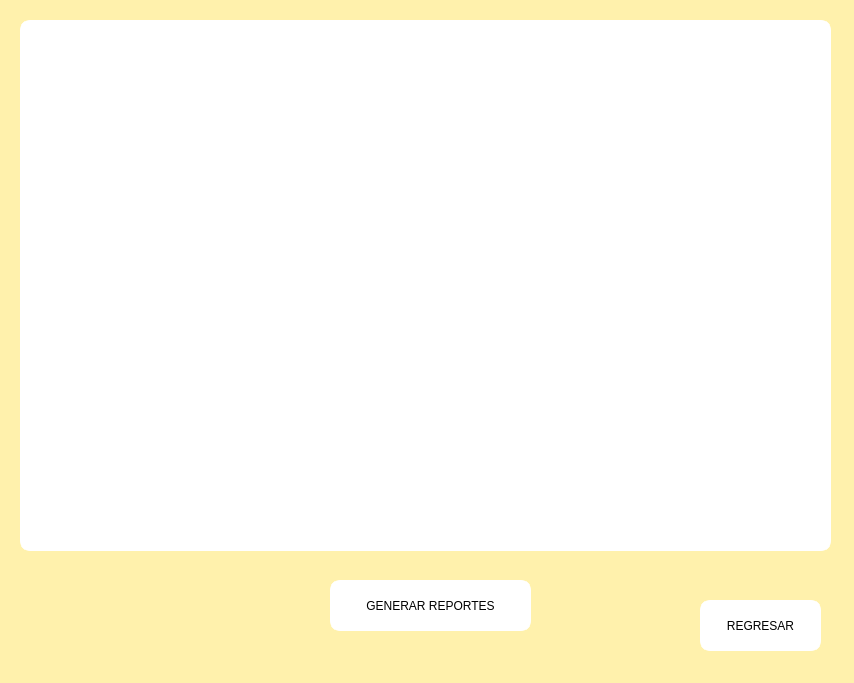
<?xml version="1.0" encoding="UTF-8"?>
<ui version="4.0">
 <class>reporteGrafo</class>
 <widget class="QMainWindow" name="reporteGrafo">
  <property name="geometry">
   <rect>
    <x>0</x>
    <y>0</y>
    <width>854</width>
    <height>683</height>
   </rect>
  </property>
  <property name="windowTitle">
   <string>MainWindow</string>
  </property>
  <property name="styleSheet">
   <string notr="true">background-color: rgb(255, 241, 172)</string>
  </property>
  <widget class="QWidget" name="centralwidget">
   <widget class="QPushButton" name="pushButton_3">
    <property name="geometry">
     <rect>
      <x>700</x>
      <y>600</y>
      <width>121</width>
      <height>51</height>
     </rect>
    </property>
    <property name="cursor">
     <cursorShape>PointingHandCursor</cursorShape>
    </property>
    <property name="styleSheet">
     <string notr="true">font: 900 10pt &quot;Segoe UI Black&quot;;
border: 5px solid white;
background-color: rgb(255, 255, 255);
border-radius: 10px;
</string>
    </property>
    <property name="text">
     <string>REGRESAR</string>
    </property>
   </widget>
   <widget class="QPushButton" name="btnUsers">
    <property name="geometry">
     <rect>
      <x>330</x>
      <y>580</y>
      <width>201</width>
      <height>51</height>
     </rect>
    </property>
    <property name="cursor">
     <cursorShape>PointingHandCursor</cursorShape>
    </property>
    <property name="styleSheet">
     <string notr="true">font: 900 10pt &quot;Segoe UI Black&quot;;
border: 5px solid white;
background-color: rgb(255, 255, 255);
border-radius: 10px;</string>
    </property>
    <property name="text">
     <string>GENERAR REPORTES</string>
    </property>
   </widget>
   <widget class="QLabel" name="lblUser">
    <property name="geometry">
     <rect>
      <x>20</x>
      <y>20</y>
      <width>811</width>
      <height>531</height>
     </rect>
    </property>
    <property name="styleSheet">
     <string notr="true">font: 600 20pt &quot;Segoe UI Variable Display Semib&quot;;
border: 5px solid white;
background-color: rgb(255, 255, 255);
border-radius: 10px;</string>
    </property>
    <property name="text">
     <string/>
    </property>
   </widget>
  </widget>
 </widget>
 <resources/>
 <connections/>
</ui>
